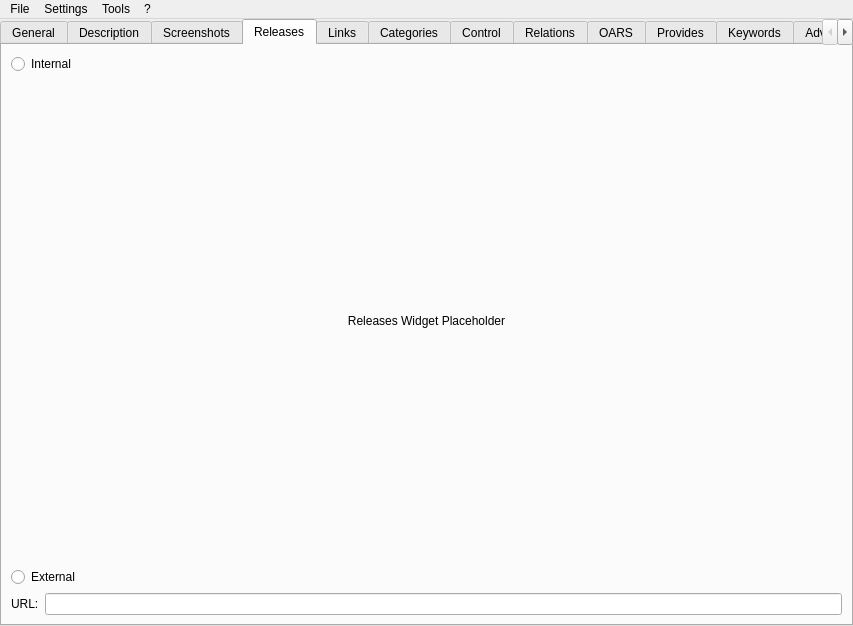
<?xml version="1.0" encoding="UTF-8"?>
<ui version="4.0">
 <class>MainWindow</class>
 <widget class="QMainWindow" name="MainWindow">
  <property name="geometry">
   <rect>
    <x>0</x>
    <y>0</y>
    <width>853</width>
    <height>626</height>
   </rect>
  </property>
  <property name="windowTitle">
   <string notr="true">jdAppdataEdit</string>
  </property>
  <property name="documentMode">
   <bool>false</bool>
  </property>
  <widget class="QWidget" name="centralwidget">
   <layout class="QHBoxLayout" name="horizontalLayout">
    <property name="leftMargin">
     <number>0</number>
    </property>
    <property name="topMargin">
     <number>0</number>
    </property>
    <property name="rightMargin">
     <number>0</number>
    </property>
    <property name="bottomMargin">
     <number>0</number>
    </property>
    <item>
     <widget class="QTabWidget" name="main_tab_widget">
      <property name="currentIndex">
       <number>3</number>
      </property>
      <widget class="QWidget" name="tab">
       <attribute name="title">
        <string>General</string>
       </attribute>
       <layout class="QFormLayout" name="formLayout">
        <item row="0" column="0">
         <widget class="QLabel" name="label_22">
          <property name="text">
           <string>Type:</string>
          </property>
         </widget>
        </item>
        <item row="0" column="1">
         <widget class="QComboBox" name="component_type_box"/>
        </item>
        <item row="1" column="0">
         <widget class="QLabel" name="label">
          <property name="text">
           <string>ID:</string>
          </property>
         </widget>
        </item>
        <item row="1" column="1">
         <widget class="QLineEdit" name="id_edit">
          <property name="placeholderText">
           <string>The uniquely ID of the Software</string>
          </property>
         </widget>
        </item>
        <item row="2" column="0">
         <widget class="QLabel" name="label_2">
          <property name="text">
           <string>Name:</string>
          </property>
         </widget>
        </item>
        <item row="2" column="1">
         <layout class="QHBoxLayout" name="horizontalLayout_6">
          <property name="spacing">
           <number>0</number>
          </property>
          <item>
           <widget class="QLineEdit" name="name_edit">
            <property name="text">
             <string/>
            </property>
            <property name="placeholderText">
             <string>A human-readable name for your Software</string>
            </property>
           </widget>
          </item>
          <item>
           <widget class="QPushButton" name="translate_name_button">
            <property name="text">
             <string>Translate</string>
            </property>
           </widget>
          </item>
         </layout>
        </item>
        <item row="3" column="0">
         <widget class="QLabel" name="label_7">
          <property name="text">
           <string>Summary:</string>
          </property>
         </widget>
        </item>
        <item row="3" column="1">
         <layout class="QHBoxLayout" name="horizontalLayout_7">
          <property name="spacing">
           <number>0</number>
          </property>
          <item>
           <widget class="QLineEdit" name="summary_edit">
            <property name="placeholderText">
             <string>A short summary of your Software</string>
            </property>
           </widget>
          </item>
          <item>
           <widget class="QPushButton" name="translate_summary_button">
            <property name="text">
             <string>Translate</string>
            </property>
           </widget>
          </item>
         </layout>
        </item>
        <item row="4" column="0">
         <widget class="QLabel" name="label_8">
          <property name="text">
           <string>Developer Name:</string>
          </property>
         </widget>
        </item>
        <item row="4" column="1">
         <layout class="QHBoxLayout" name="horizontalLayout_9">
          <property name="spacing">
           <number>0</number>
          </property>
          <item>
           <widget class="QLineEdit" name="developer_name_edit">
            <property name="placeholderText">
             <string>The Name of the Developer</string>
            </property>
           </widget>
          </item>
          <item>
           <widget class="QPushButton" name="translate_developer_name_button">
            <property name="text">
             <string>Translate</string>
            </property>
           </widget>
          </item>
         </layout>
        </item>
        <item row="5" column="0">
         <widget class="QLabel" name="label_19">
          <property name="text">
           <string>Desktop File:</string>
          </property>
         </widget>
        </item>
        <item row="5" column="1">
         <widget class="QLineEdit" name="desktop_file_edit">
          <property name="placeholderText">
           <string>The Name of the .desktop file of your Software</string>
          </property>
         </widget>
        </item>
        <item row="6" column="0">
         <widget class="QLabel" name="label_3">
          <property name="text">
           <string>Metaddata License:</string>
          </property>
         </widget>
        </item>
        <item row="6" column="1">
         <widget class="QComboBox" name="metadata_license_box"/>
        </item>
        <item row="7" column="0">
         <widget class="QLabel" name="label_4">
          <property name="text">
           <string>Project License:</string>
          </property>
         </widget>
        </item>
        <item row="7" column="1">
         <widget class="QComboBox" name="project_license_box">
          <property name="editable">
           <bool>false</bool>
          </property>
         </widget>
        </item>
        <item row="8" column="0">
         <widget class="QLabel" name="label_5">
          <property name="text">
           <string>Update Contact:</string>
          </property>
         </widget>
        </item>
        <item row="8" column="1">
         <widget class="QLineEdit" name="update_contact_edit">
          <property name="placeholderText">
           <string>You can provide a email address for contacting you here</string>
          </property>
         </widget>
        </item>
        <item row="9" column="0">
         <widget class="QLabel" name="label_6">
          <property name="text">
           <string>Project Group:</string>
          </property>
         </widget>
        </item>
        <item row="9" column="1">
         <widget class="QLineEdit" name="project_group_edit">
          <property name="placeholderText">
           <string>If the software is part of a bigger group e.g. GNOME or KDE, you can provide it here</string>
          </property>
         </widget>
        </item>
       </layout>
      </widget>
      <widget class="QWidget" name="description_tab">
       <attribute name="title">
        <string>Description</string>
       </attribute>
       <layout class="QVBoxLayout" name="description_layout">
        <property name="leftMargin">
         <number>0</number>
        </property>
        <property name="topMargin">
         <number>0</number>
        </property>
        <property name="rightMargin">
         <number>0</number>
        </property>
        <property name="bottomMargin">
         <number>0</number>
        </property>
       </layout>
      </widget>
      <widget class="QWidget" name="tab_2">
       <attribute name="title">
        <string>Screenshots</string>
       </attribute>
       <layout class="QVBoxLayout" name="verticalLayout">
        <item>
         <widget class="QTableWidget" name="screenshot_table">
          <property name="selectionBehavior">
           <enum>QAbstractItemView::SelectRows</enum>
          </property>
          <property name="rowCount">
           <number>0</number>
          </property>
          <property name="columnCount">
           <number>4</number>
          </property>
          <column>
           <property name="text">
            <string>URL</string>
           </property>
          </column>
          <column>
           <property name="text">
            <string>Default</string>
           </property>
          </column>
          <column>
           <property name="text">
            <string>Edit</string>
           </property>
          </column>
          <column>
           <property name="text">
            <string>Remove</string>
           </property>
          </column>
         </widget>
        </item>
        <item>
         <layout class="QHBoxLayout" name="horizontalLayout_2">
          <item>
           <widget class="QPushButton" name="screenshot_add_button">
            <property name="text">
             <string>Add</string>
            </property>
           </widget>
          </item>
          <item>
           <widget class="QPushButton" name="check_screenshot_url_button">
            <property name="text">
             <string>Check Image URLs</string>
            </property>
           </widget>
          </item>
         </layout>
        </item>
       </layout>
      </widget>
      <widget class="QWidget" name="releases_tab">
       <attribute name="title">
        <string>Releases</string>
       </attribute>
       <layout class="QVBoxLayout" name="releases_layout">
        <item>
         <widget class="QRadioButton" name="internal_releases_radio_button">
          <property name="text">
           <string>Internal</string>
          </property>
         </widget>
        </item>
        <item>
         <widget class="QLabel" name="releases_widget_placeholder">
          <property name="text">
           <string>Releases Widget Placeholder</string>
          </property>
          <property name="alignment">
           <set>Qt::AlignCenter</set>
          </property>
         </widget>
        </item>
        <item>
         <widget class="QRadioButton" name="external_releases_radio_button">
          <property name="text">
           <string>External</string>
          </property>
         </widget>
        </item>
        <item>
         <layout class="QHBoxLayout" name="horizontalLayout_3">
          <item>
           <widget class="QLabel" name="external_releases_url_label">
            <property name="text">
             <string>URL:</string>
            </property>
           </widget>
          </item>
          <item>
           <widget class="QLineEdit" name="external_releases_url_edit"/>
          </item>
         </layout>
        </item>
       </layout>
      </widget>
      <widget class="QWidget" name="tab_3">
       <attribute name="title">
        <string>Links</string>
       </attribute>
       <layout class="QVBoxLayout" name="verticalLayout_3">
        <item>
         <layout class="QFormLayout" name="formLayout_2">
          <item row="0" column="0">
           <widget class="QLabel" name="homepage_url_label">
            <property name="text">
             <string>Homepage:</string>
            </property>
           </widget>
          </item>
          <item row="0" column="1">
           <widget class="QLineEdit" name="homepage_url_edit">
            <property name="placeholderText">
             <string>Should be a link to the upstream homepage for the component</string>
            </property>
           </widget>
          </item>
          <item row="1" column="0">
           <widget class="QLabel" name="bugtracker_url_label">
            <property name="text">
             <string>Bugtracker:</string>
            </property>
           </widget>
          </item>
          <item row="1" column="1">
           <widget class="QLineEdit" name="bugtracker_url_edit">
            <property name="placeholderText">
             <string>Should point to the software's bug tracking system, for users to report new bugs</string>
            </property>
           </widget>
          </item>
          <item row="2" column="0">
           <widget class="QLabel" name="faq_url_label">
            <property name="text">
             <string>FAQ:</string>
            </property>
           </widget>
          </item>
          <item row="2" column="1">
           <widget class="QLineEdit" name="faq_url_edit">
            <property name="placeholderText">
             <string>Should link a FAQ page for this software, to answer some of the most-asked questions in detail</string>
            </property>
           </widget>
          </item>
          <item row="3" column="0">
           <widget class="QLabel" name="help_url_label">
            <property name="text">
             <string>Help:</string>
            </property>
           </widget>
          </item>
          <item row="3" column="1">
           <widget class="QLineEdit" name="help_url_edit">
            <property name="placeholderText">
             <string>Should provide a web link to an online user's reference, a software manual or help page</string>
            </property>
           </widget>
          </item>
          <item row="4" column="0">
           <widget class="QLabel" name="donation_url_label">
            <property name="text">
             <string>Donation:</string>
            </property>
           </widget>
          </item>
          <item row="4" column="1">
           <widget class="QLineEdit" name="donation_url_edit">
            <property name="placeholderText">
             <string>URLs of this type should point to a webpage showing information on how to donate to the described software project</string>
            </property>
           </widget>
          </item>
          <item row="5" column="0">
           <widget class="QLabel" name="translate_url_label">
            <property name="text">
             <string>Translate:</string>
            </property>
           </widget>
          </item>
          <item row="5" column="1">
           <widget class="QLineEdit" name="translate_url_edit">
            <property name="placeholderText">
             <string>URLs of this type should point to a webpage where users can submit or modify translations of the upstream project</string>
            </property>
           </widget>
          </item>
          <item row="6" column="0">
           <widget class="QLabel" name="contact_url_label">
            <property name="text">
             <string>Contact:</string>
            </property>
           </widget>
          </item>
          <item row="6" column="1">
           <widget class="QLineEdit" name="contact_url_edit">
            <property name="placeholderText">
             <string>URLs of this type should allow the user to contact the developer</string>
            </property>
           </widget>
          </item>
          <item row="7" column="0">
           <widget class="QLabel" name="vcs_browser_url_label">
            <property name="text">
             <string>Sourcecode:</string>
            </property>
           </widget>
          </item>
          <item row="7" column="1">
           <widget class="QLineEdit" name="vcs_browser_url_edit">
            <property name="placeholderText">
             <string>URLs of this type should point to a webpage on which the user can browse the sourcecode</string>
            </property>
           </widget>
          </item>
          <item row="8" column="0">
           <widget class="QLabel" name="contribute_url_label">
            <property name="text">
             <string>Contribute:</string>
            </property>
           </widget>
          </item>
          <item row="8" column="1">
           <widget class="QLineEdit" name="contribute_url_edit">
            <property name="placeholderText">
             <string>URLs of this type should point to a webpage showing information on how to contribute to the described software project</string>
            </property>
           </widget>
          </item>
         </layout>
        </item>
        <item>
         <widget class="QPushButton" name="check_links_url_button">
          <property name="maximumSize">
           <size>
            <width>16777215</width>
            <height>16777215</height>
           </size>
          </property>
          <property name="text">
           <string>Check URLs</string>
          </property>
         </widget>
        </item>
        <item>
         <spacer name="verticalSpacer">
          <property name="orientation">
           <enum>Qt::Vertical</enum>
          </property>
          <property name="sizeHint" stdset="0">
           <size>
            <width>20</width>
            <height>40</height>
           </size>
          </property>
         </spacer>
        </item>
       </layout>
      </widget>
      <widget class="QWidget" name="tab_5">
       <attribute name="title">
        <string>Categories</string>
       </attribute>
       <layout class="QVBoxLayout" name="verticalLayout_4">
        <item>
         <widget class="QListWidget" name="categorie_list">
          <property name="dragDropMode">
           <enum>QAbstractItemView::InternalMove</enum>
          </property>
         </widget>
        </item>
        <item>
         <layout class="QHBoxLayout" name="horizontalLayout_4">
          <item>
           <widget class="QPushButton" name="categorie_add_button">
            <property name="text">
             <string>Add</string>
            </property>
           </widget>
          </item>
          <item>
           <widget class="QPushButton" name="categorie_remove_button">
            <property name="text">
             <string>Remove</string>
            </property>
           </widget>
          </item>
         </layout>
        </item>
       </layout>
      </widget>
      <widget class="QWidget" name="tab_6">
       <attribute name="title">
        <string>Control</string>
       </attribute>
       <layout class="QVBoxLayout" name="verticalLayout_5">
        <item>
         <widget class="QLabel" name="label_9">
          <property name="text">
           <string>You can select  here, how your Software can be controlled</string>
          </property>
         </widget>
        </item>
        <item>
         <layout class="QHBoxLayout" name="horizontalLayout_5">
          <item>
           <layout class="QFormLayout" name="formLayout_3">
            <item row="0" column="0">
             <widget class="QLabel" name="label_10">
              <property name="text">
               <string>Mouse:</string>
              </property>
             </widget>
            </item>
            <item row="0" column="1">
             <widget class="QComboBox" name="control_box_pointing">
              <property name="maximumSize">
               <size>
                <width>200</width>
                <height>16777215</height>
               </size>
              </property>
             </widget>
            </item>
            <item row="1" column="0">
             <widget class="QLabel" name="label_11">
              <property name="text">
               <string>Keyboard:</string>
              </property>
             </widget>
            </item>
            <item row="1" column="1">
             <widget class="QComboBox" name="control_box_keyboard">
              <property name="maximumSize">
               <size>
                <width>200</width>
                <height>16777215</height>
               </size>
              </property>
             </widget>
            </item>
            <item row="2" column="0">
             <widget class="QLabel" name="label_12">
              <property name="text">
               <string>Command Line:</string>
              </property>
             </widget>
            </item>
            <item row="2" column="1">
             <widget class="QComboBox" name="control_box_console">
              <property name="maximumSize">
               <size>
                <width>200</width>
                <height>16777215</height>
               </size>
              </property>
             </widget>
            </item>
            <item row="3" column="0">
             <widget class="QLabel" name="label_13">
              <property name="text">
               <string>Graphics Tablet:</string>
              </property>
             </widget>
            </item>
            <item row="3" column="1">
             <widget class="QComboBox" name="control_box_tablet">
              <property name="maximumSize">
               <size>
                <width>200</width>
                <height>16777215</height>
               </size>
              </property>
             </widget>
            </item>
            <item row="4" column="0">
             <widget class="QLabel" name="label_14">
              <property name="text">
               <string>Touchscreen:</string>
              </property>
             </widget>
            </item>
            <item row="4" column="1">
             <widget class="QComboBox" name="control_box_touch">
              <property name="maximumSize">
               <size>
                <width>200</width>
                <height>16777215</height>
               </size>
              </property>
             </widget>
            </item>
            <item row="5" column="0">
             <widget class="QLabel" name="label_15">
              <property name="text">
               <string>Gamepad:</string>
              </property>
             </widget>
            </item>
            <item row="5" column="1">
             <widget class="QComboBox" name="control_box_gamepad">
              <property name="maximumSize">
               <size>
                <width>200</width>
                <height>16777215</height>
               </size>
              </property>
             </widget>
            </item>
            <item row="6" column="0">
             <widget class="QLabel" name="label_16">
              <property name="text">
               <string>TV remote:</string>
              </property>
             </widget>
            </item>
            <item row="6" column="1">
             <widget class="QComboBox" name="control_box_tv_remote">
              <property name="maximumSize">
               <size>
                <width>200</width>
                <height>16777215</height>
               </size>
              </property>
             </widget>
            </item>
            <item row="7" column="0">
             <widget class="QLabel" name="label_17">
              <property name="text">
               <string>Voice:</string>
              </property>
             </widget>
            </item>
            <item row="7" column="1">
             <widget class="QComboBox" name="control_box_voice">
              <property name="maximumSize">
               <size>
                <width>200</width>
                <height>16777215</height>
               </size>
              </property>
             </widget>
            </item>
            <item row="8" column="0">
             <widget class="QLabel" name="label_18">
              <property name="text">
               <string>Computer vision:</string>
              </property>
             </widget>
            </item>
            <item row="8" column="1">
             <widget class="QComboBox" name="control_box_vision">
              <property name="sizePolicy">
               <sizepolicy hsizetype="Preferred" vsizetype="Maximum">
                <horstretch>0</horstretch>
                <verstretch>0</verstretch>
               </sizepolicy>
              </property>
              <property name="maximumSize">
               <size>
                <width>200</width>
                <height>16777215</height>
               </size>
              </property>
             </widget>
            </item>
           </layout>
          </item>
         </layout>
        </item>
        <item>
         <spacer name="verticalSpacer_2">
          <property name="orientation">
           <enum>Qt::Vertical</enum>
          </property>
          <property name="sizeHint" stdset="0">
           <size>
            <width>20</width>
            <height>40</height>
           </size>
          </property>
         </spacer>
        </item>
       </layout>
      </widget>
      <widget class="QWidget" name="relations_tab">
       <attribute name="title">
        <string>Relations</string>
       </attribute>
       <layout class="QVBoxLayout" name="relations_layout">
        <property name="leftMargin">
         <number>0</number>
        </property>
        <property name="topMargin">
         <number>0</number>
        </property>
        <property name="rightMargin">
         <number>0</number>
        </property>
        <property name="bottomMargin">
         <number>0</number>
        </property>
       </layout>
      </widget>
      <widget class="QWidget" name="oras_tab">
       <attribute name="title">
        <string>OARS</string>
       </attribute>
       <layout class="QVBoxLayout" name="oras_layout">
        <property name="spacing">
         <number>0</number>
        </property>
        <property name="leftMargin">
         <number>0</number>
        </property>
        <property name="topMargin">
         <number>0</number>
        </property>
        <property name="rightMargin">
         <number>0</number>
        </property>
        <property name="bottomMargin">
         <number>0</number>
        </property>
       </layout>
      </widget>
      <widget class="QWidget" name="tab_7">
       <attribute name="title">
        <string>Provides</string>
       </attribute>
       <layout class="QVBoxLayout" name="verticalLayout_6">
        <item>
         <widget class="QLabel" name="label_20">
          <property name="text">
           <string>This is for advanced users. For more information take a look at the Appstream documentation.</string>
          </property>
          <property name="alignment">
           <set>Qt::AlignCenter</set>
          </property>
         </widget>
        </item>
        <item>
         <widget class="QTableWidget" name="provides_table">
          <property name="selectionBehavior">
           <enum>QAbstractItemView::SelectRows</enum>
          </property>
          <column>
           <property name="text">
            <string>Type</string>
           </property>
          </column>
          <column>
           <property name="text">
            <string>Value</string>
           </property>
          </column>
          <column>
           <property name="text">
            <string>Remove</string>
           </property>
          </column>
         </widget>
        </item>
        <item>
         <widget class="QPushButton" name="provides_add_button">
          <property name="text">
           <string>Add</string>
          </property>
         </widget>
        </item>
       </layout>
      </widget>
      <widget class="QWidget" name="tab_8">
       <attribute name="title">
        <string>Keywords</string>
       </attribute>
       <layout class="QVBoxLayout" name="verticalLayout_7">
        <item>
         <widget class="QLabel" name="label_21">
          <property name="text">
           <string>You can manage the Keywords for the Software here</string>
          </property>
          <property name="alignment">
           <set>Qt::AlignCenter</set>
          </property>
         </widget>
        </item>
        <item>
         <widget class="QListWidget" name="keyword_list">
          <property name="dragDropMode">
           <enum>QAbstractItemView::InternalMove</enum>
          </property>
         </widget>
        </item>
        <item>
         <layout class="QHBoxLayout" name="horizontalLayout_8">
          <item>
           <widget class="QPushButton" name="keyword_add_button">
            <property name="text">
             <string>Add</string>
            </property>
           </widget>
          </item>
          <item>
           <widget class="QPushButton" name="keyword_edit_button">
            <property name="text">
             <string>Edit</string>
            </property>
           </widget>
          </item>
          <item>
           <widget class="QPushButton" name="keyword_remove_button">
            <property name="text">
             <string>Remove</string>
            </property>
           </widget>
          </item>
         </layout>
        </item>
       </layout>
      </widget>
      <widget class="QWidget" name="advanced_tab">
       <attribute name="title">
        <string>Advanced</string>
       </attribute>
       <layout class="QHBoxLayout" name="advanced_layout">
        <property name="spacing">
         <number>0</number>
        </property>
        <property name="leftMargin">
         <number>0</number>
        </property>
        <property name="topMargin">
         <number>0</number>
        </property>
        <property name="rightMargin">
         <number>0</number>
        </property>
        <property name="bottomMargin">
         <number>0</number>
        </property>
       </layout>
      </widget>
     </widget>
    </item>
   </layout>
  </widget>
  <widget class="QMenuBar" name="menubar">
   <property name="geometry">
    <rect>
     <x>0</x>
     <y>0</y>
     <width>853</width>
     <height>21</height>
    </rect>
   </property>
   <widget class="QMenu" name="menuFile">
    <property name="title">
     <string>File</string>
    </property>
    <widget class="QMenu" name="recent_files_menu">
     <property name="title">
      <string>Open recent</string>
     </property>
     <addaction name="actionPlaceholder"/>
    </widget>
    <widget class="QMenu" name="new_template_file_menu">
     <property name="title">
      <string>New (from Template)</string>
     </property>
     <addaction name="actionPlaceholder_2"/>
    </widget>
    <addaction name="new_action"/>
    <addaction name="new_desktop_file_action"/>
    <addaction name="new_template_file_menu"/>
    <addaction name="separator"/>
    <addaction name="open_action"/>
    <addaction name="recent_files_menu"/>
    <addaction name="open_url_action"/>
    <addaction name="separator"/>
    <addaction name="save_action"/>
    <addaction name="save_as_action"/>
    <addaction name="separator"/>
    <addaction name="exit_action"/>
   </widget>
   <widget class="QMenu" name="menu">
    <property name="title">
     <string>?</string>
    </property>
    <addaction name="welcome_dialog_action"/>
    <addaction name="documentation_action"/>
    <addaction name="separator"/>
    <addaction name="about_action"/>
    <addaction name="about_qt_action"/>
   </widget>
   <widget class="QMenu" name="menuSettings">
    <property name="title">
     <string>Settings</string>
    </property>
    <addaction name="settings_action"/>
    <addaction name="manage_templates_action"/>
   </widget>
   <widget class="QMenu" name="menuTools">
    <property name="title">
     <string>Tools</string>
    </property>
    <addaction name="validate_action"/>
    <addaction name="view_xml_action"/>
    <addaction name="preview_gnome_software"/>
   </widget>
   <addaction name="menuFile"/>
   <addaction name="menuSettings"/>
   <addaction name="menuTools"/>
   <addaction name="menu"/>
  </widget>
  <action name="open_action">
   <property name="text">
    <string>Open</string>
   </property>
   <property name="shortcut">
    <string notr="true">Ctrl+O</string>
   </property>
  </action>
  <action name="save_action">
   <property name="text">
    <string>Save</string>
   </property>
   <property name="shortcut">
    <string notr="true">Ctrl+S</string>
   </property>
  </action>
  <action name="save_as_action">
   <property name="text">
    <string>Save As...</string>
   </property>
  </action>
  <action name="about_action">
   <property name="text">
    <string>About</string>
   </property>
  </action>
  <action name="about_qt_action">
   <property name="text">
    <string>About Qt</string>
   </property>
  </action>
  <action name="exit_action">
   <property name="text">
    <string>Exit</string>
   </property>
   <property name="shortcut">
    <string notr="true">Ctrl+Q</string>
   </property>
  </action>
  <action name="new_action">
   <property name="text">
    <string>New</string>
   </property>
   <property name="shortcut">
    <string notr="true">Ctrl+N</string>
   </property>
  </action>
  <action name="settings_action">
   <property name="text">
    <string>Settings</string>
   </property>
  </action>
  <action name="validate_action">
   <property name="text">
    <string>Validate</string>
   </property>
  </action>
  <action name="actionPlaceholder">
   <property name="text">
    <string notr="true">Placeholder</string>
   </property>
  </action>
  <action name="documentation_action">
   <property name="text">
    <string>AppStream documentation</string>
   </property>
  </action>
  <action name="view_xml_action">
   <property name="text">
    <string>View XML</string>
   </property>
  </action>
  <action name="preview_gnome_software">
   <property name="text">
    <string>Preview in Gnome Software</string>
   </property>
  </action>
  <action name="welcome_dialog_action">
   <property name="text">
    <string>Show welcome dialog</string>
   </property>
  </action>
  <action name="open_url_action">
   <property name="text">
    <string>Open from URL</string>
   </property>
  </action>
  <action name="new_desktop_file_action">
   <property name="text">
    <string>New (from .desktop file)</string>
   </property>
  </action>
  <action name="manage_templates_action">
   <property name="text">
    <string>Manage templates</string>
   </property>
  </action>
  <action name="actionPlaceholder_2">
   <property name="text">
    <string notr="true">Placeholder</string>
   </property>
  </action>
 </widget>
 <resources/>
 <connections/>
</ui>
